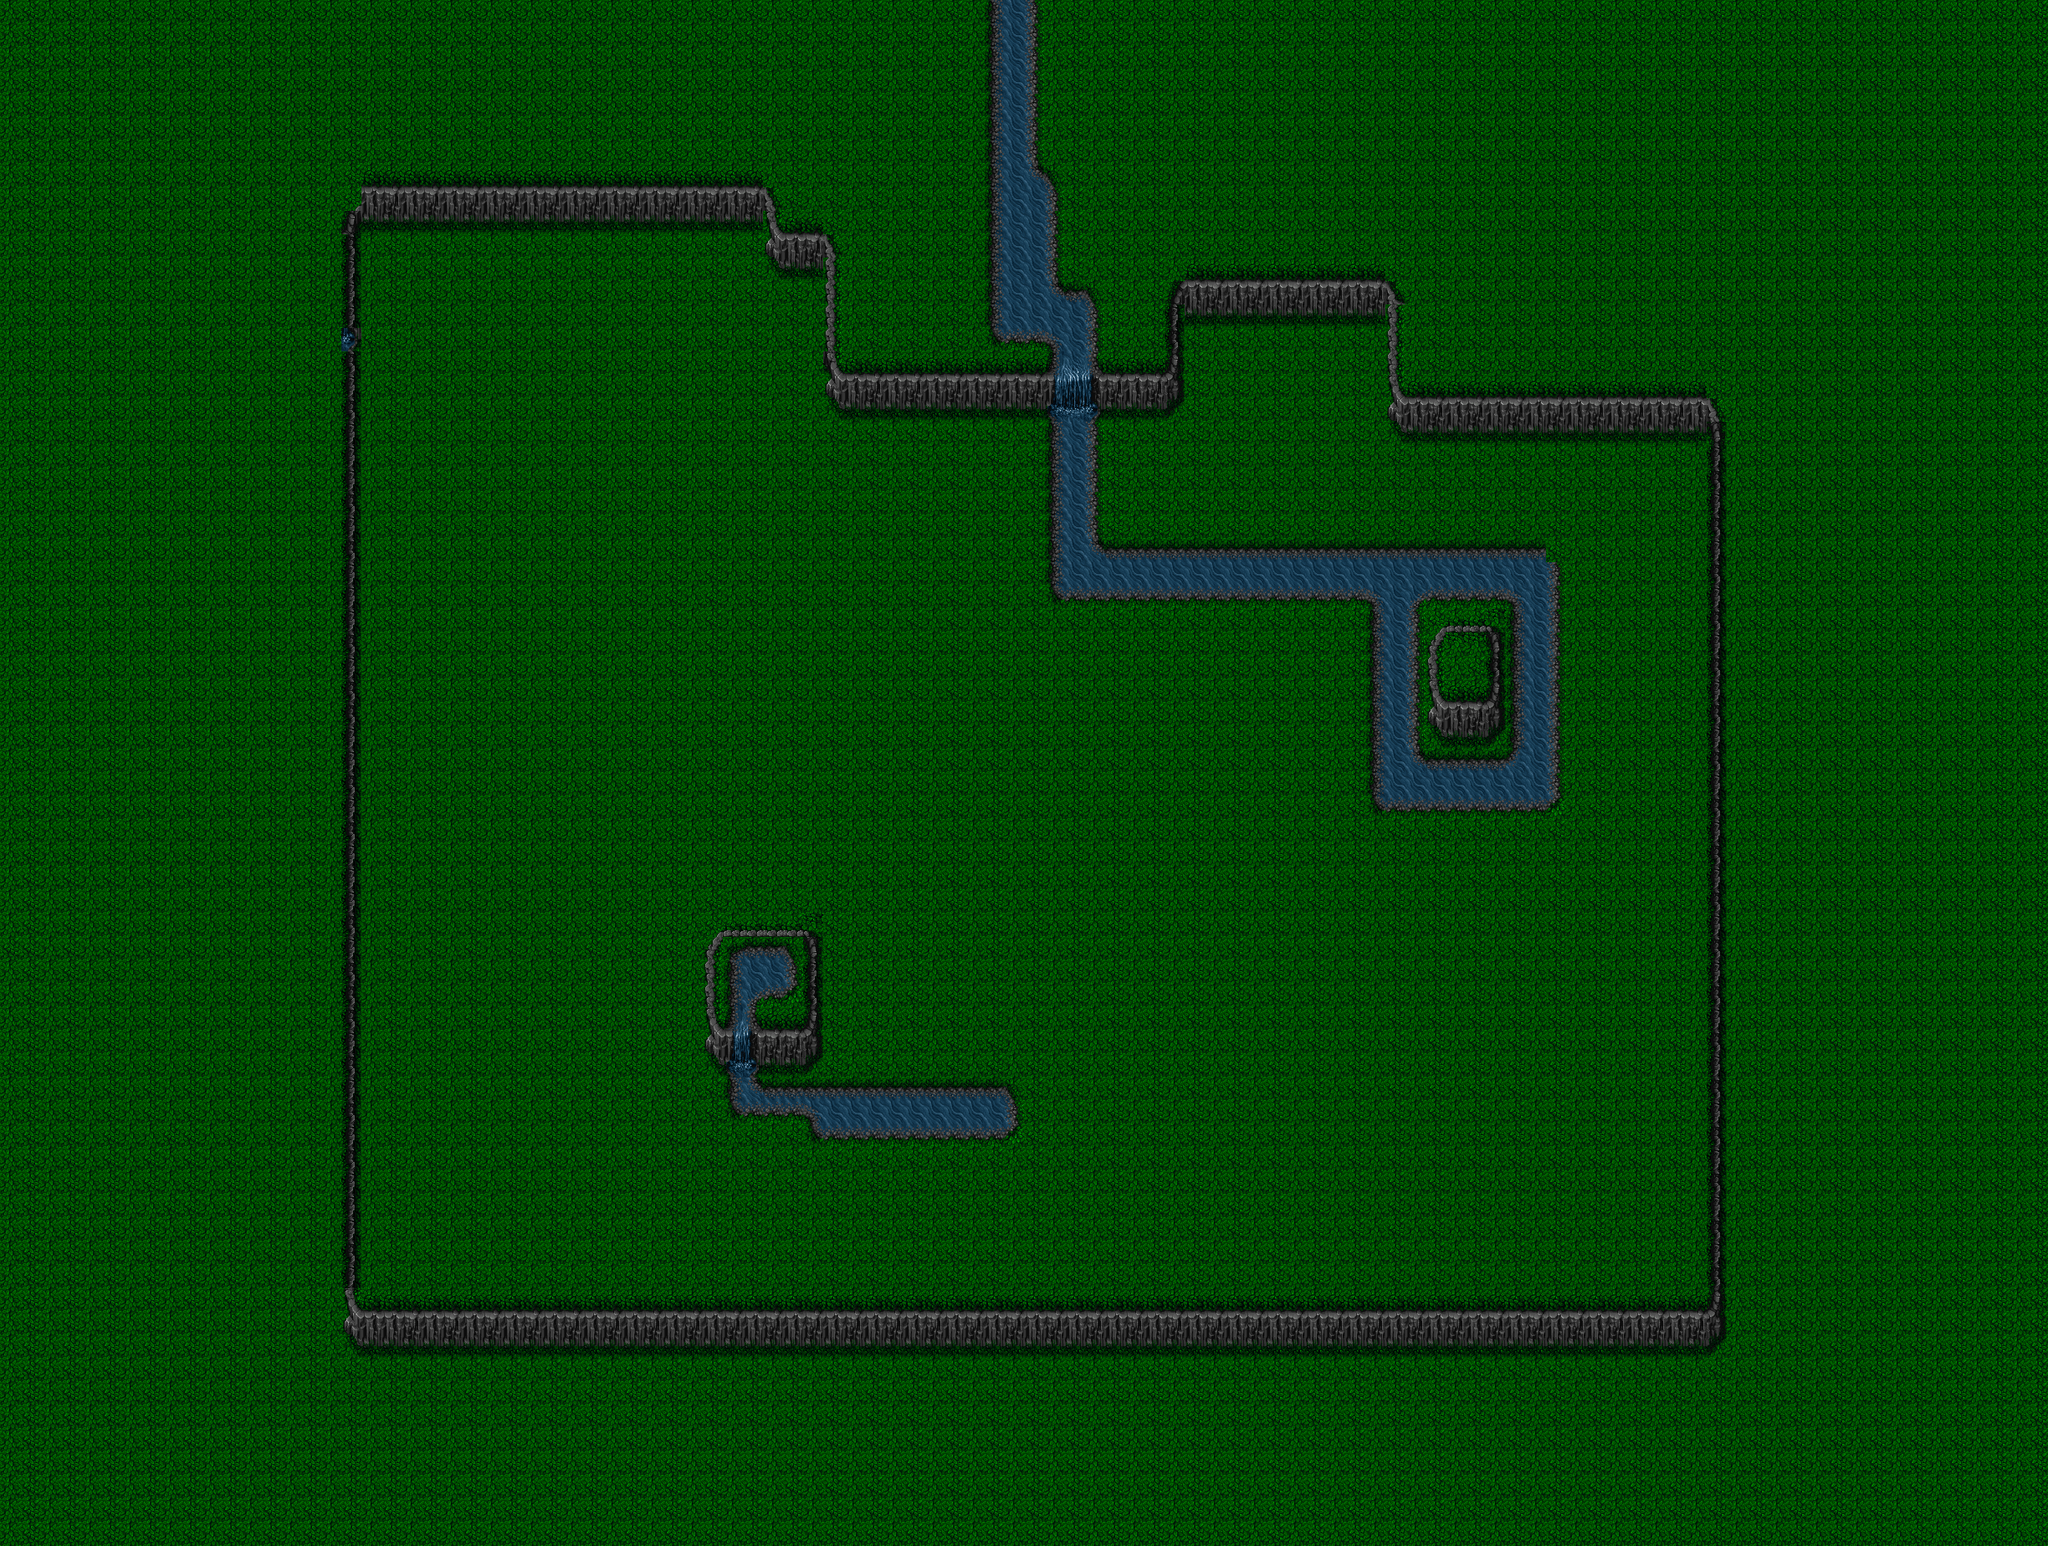

This is a level from a 2D game, rendered from its Tiled map with the project's own tilesets. A one-line summary and the map file follow, with tile-layer data summarised:
An orthogonal 102x66 tile map with 24x28 px tiles, 1 tile layer (Layer 0).

<map version="1.0" orientation="orthogonal" width="102" height="66" tilewidth="24" tileheight="28">
 <tileset firstgid="1" name="minix" tilewidth="24" tileheight="28">
  <image source="minix.png" width="240" height="364" />
 </tileset>
 <layer name="Layer 0" width="102" height="66">
  <data>[6732 cells, 6732 non-empty, 55 distinct tile ids]</data>
 </layer>
</map>
